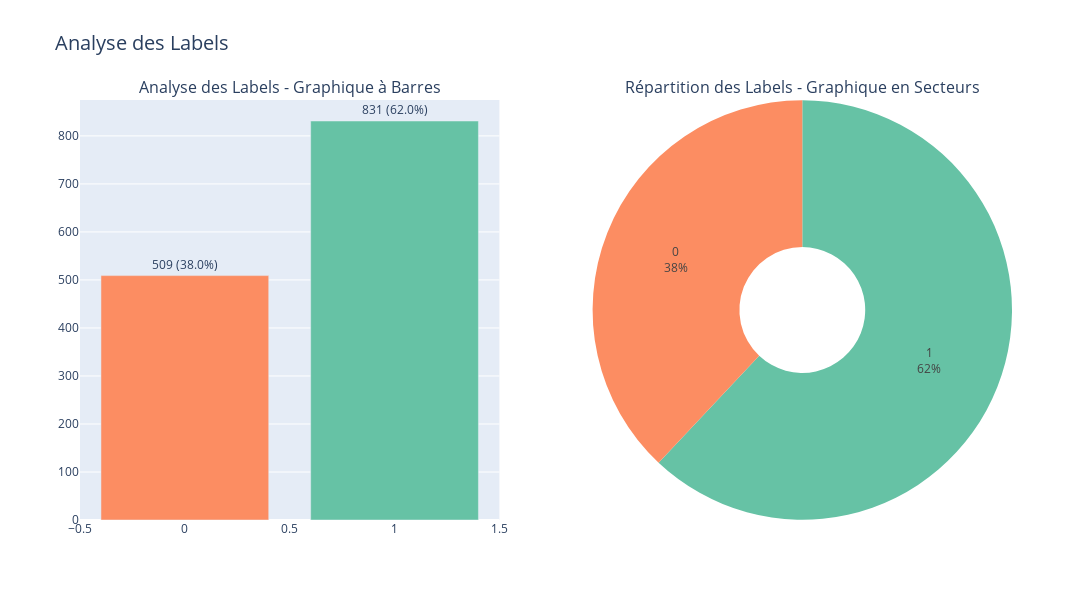

Notebook source saved alongside this figure:
### Markdown cell above
### 📊 Visualisation des Labels : Analyse Complète des Proportions et Fréquences 🔍

### Code cell
counts = data.TARGET_5Yrs.value_counts().reset_index()
counts.columns = ['Label', 'Count']

# Créer une figure avec deux sous-graphiques, en spécifiant le type de chaque graphique
fig = make_subplots(
    rows=1, cols=2, 
    subplot_titles=("Analyse des Labels - Graphique à Barres", "Répartition des Labels - Graphique en Secteurs"),
    specs=[[{"type": "xy"}, {"type": "domain"}]]  # Utiliser "domain" pour le graphique en secteurs
)

# Graphique à barres interactif
bar_trace = go.Bar(
    x=counts['Label'],
    y=counts['Count'],
    text=[f"{val:,} ({(val / len(data)) * 100:.1f}%)" for val in counts['Count']],
    textposition='outside',
    marker=dict(color=px.colors.qualitative.Set2)
)
fig.add_trace(bar_trace, row=1, col=1)

# Graphique en secteurs interactif
pie_trace = go.Pie(
    labels=counts['Label'],
    values=counts['Count'],
    textinfo='percent+label',
    marker=dict(colors=px.colors.qualitative.Set2),
    hole=0.3  # Pour un graphique en anneau
)
fig.add_trace(pie_trace, row=1, col=2)

# Ajuster la mise en page
fig.update_layout(
    title_text="Analyse des Labels",
    title_font_size=20,
    showlegend=False,
    height=600,
    width=1200
)

# Afficher la figure
fig.show()

### Figure 1 — Plotly figure (JSON) as saved in the notebook; plotly's stock layout.template omitted (floating-point values rounded to 4 significant figures)
{"data": [{"marker": {"color": ["rgb(102,194,165)", "rgb(252,141,98)", "rgb(141,160,203)", "rgb(231,138,195)", "rgb(166,216,84)", "rgb(255,217,47)", "rgb(229,196,148)", "rgb(179,179,179)"]}, "text": ["831 (62.0%)", "509 (38.0%)"], "textposition": "outside", "type": "bar", "x": [1, 0], "xaxis": "x", "y": [831, 509], "yaxis": "y"}, {"domain": {"x": [0.55, 1], "y": [0, 1]}, "hole": 0.3, "labels": [1, 0], "marker": {"colors": ["rgb(102,194,165)", "rgb(252,141,98)", "rgb(141,160,203)", "rgb(231,138,195)", "rgb(166,216,84)", "rgb(255,217,47)", "rgb(229,196,148)", "rgb(179,179,179)"]}, "textinfo": "percent+label", "type": "pie", "values": [831, 509]}], "layout": {"annotations": [{"font": {"size": 16}, "showarrow": false, "text": "Analyse des Labels - Graphique à Barres", "x": 0.225, "xanchor": "center", "xref": "paper", "y": 1, "yanchor": "bottom", "yref": "paper"}, {"font": {"size": 16}, "showarrow": false, "text": "Répartition des Labels - Graphique en Secteurs", "x": 0.775, "xanchor": "center", "xref": "paper", "y": 1, "yanchor": "bottom", "yref": "paper"}], "height": 600, "showlegend": false, "title": {"font": {"size": 20}, "text": "Analyse des Labels"}, "width": 1200, "xaxis": {"anchor": "y", "domain": [0, 0.45]}, "yaxis": {"anchor": "x", "domain": [0, 1]}}}
